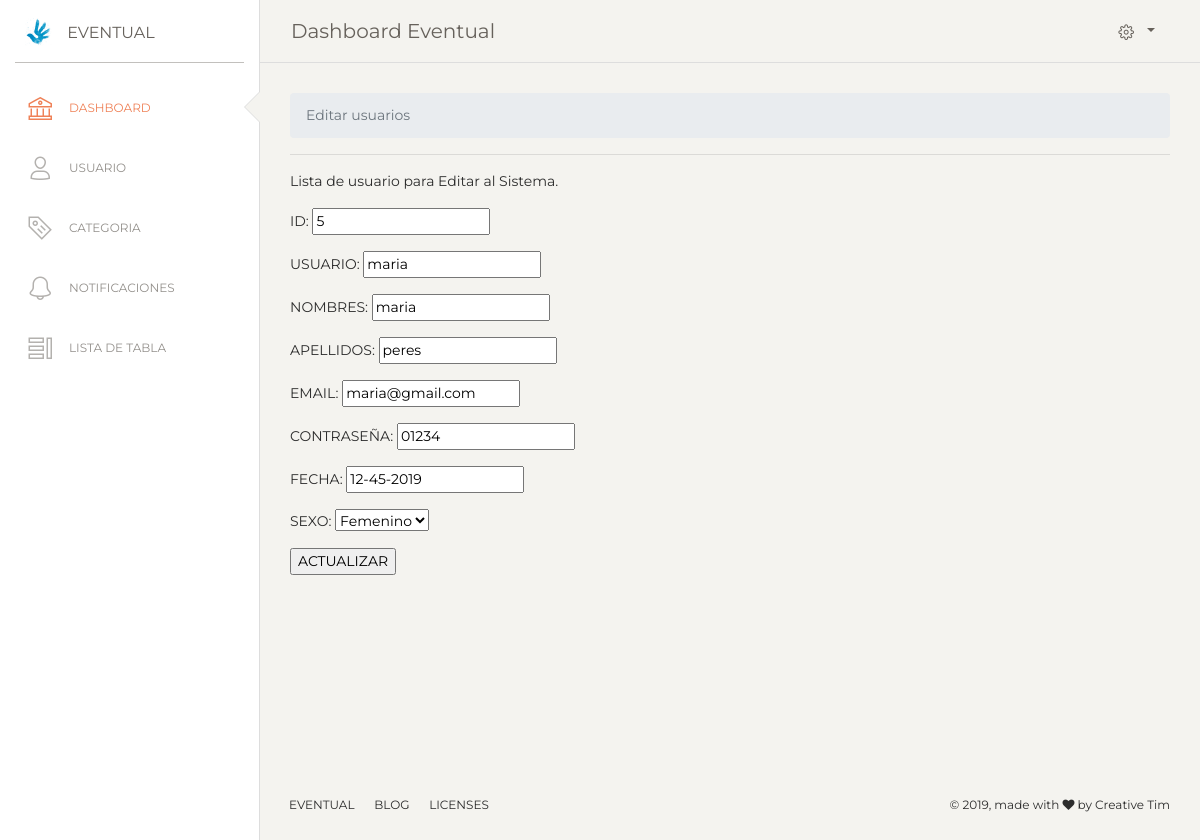
/dash/examples/editarRegUser.php?id=5, run on the app's committed database.
### tables this page shows
CREATE TABLE `usuario` (
  `id` int(11) NOT NULL,
  `usuario` varchar(50) NOT NULL,
  `nombre` varchar(50) NOT NULL,
  `apellido` varchar(50) NOT NULL,
  `email` varchar(100) NOT NULL,
  `clave` varchar(50) NOT NULL,
  `nacimiento` varchar(100) NOT NULL,
  `sexo` int(1) NOT NULL,
  `foto` varchar(500) NOT NULL,
  `t_usuario` int(20) NOT NULL
);

### dash/examples/editarRegUser.php (the view, shortened to what this page needs)
<?php
    require_once("cabeza.php");
    require_once("conexion.php");
    if(isset($_GET['id']))
    {
        $id=$_GET['id'];
        $sql="SELECT *FROM usuario where id=$id";
        $resultado=$conexion->query($sql);
        $fila=$resultado->fetch_array(MYSQLI_ASSOC);
        $id=$fila['id'];
        $usuario=$fila['usuario'];
        $nombre=$fila['nombre'];
        $apellido=$fila['apellido'];
        $email=$fila['email'];
        $clave=$fila['clave'];
        $nacimiento=$fila['nacimiento'];
        $sexo=$fila['sexo'];
    }
?>
    <ol class="breadcrumb">
        <li class="breadcrumb-item active">Editar usuarios</li>
    </ol>
    <hr>
        <p>Lista de usuario para Editar al Sistema.</p>
    <form method="post" action="editarUs.php">
        <p>ID: <input type="text" name="id" value="<?php echo $id; ?>" readonly></p>
        <p>USUARIO: <input type="text" name="usuario" value="<?php echo $usuario; ?>" id=""></p>
        <p>NOMBRES: <input type="text" name="nombre" value="<?php echo $nombre; ?>" id=""></p>
        <p>APELLIDOS: <input type="text" name="apellido" value="<?php echo $apellido; ?>" id=""></p>
        <p>EMAIL: <input type="text" name="email" value="<?php echo $email; ?>" id=""></p>
        <p>CONTRASEÑA: <input type="text" name="clave" value="<?php echo $clave; ?>" id=""></p>
        <p>FECHA: <input type="text" name="nacimiento" value="<?php echo $nacimiento; ?>" id=""></p>
        <p>SEXO:
        <select name="sexo" id="" required>
                <?php
                if($sexo == 1)
                {
                ?>
                    <option value="1" selected>Masculino</option>
                    <option value="2">Femenino</option>
                <?php
                }else
                {
                ?>
                    <option value="2" selected>Femenino</option>
                <?php
                }
                ?>
            </select>
        </p>
        <p><input type="submit" value="ACTUALIZAR"></p>
    </form>
<?php
require_once("footer.php");
?>

### data on the page
usuario: id "5", usuario "maria", nombre "maria", apellido "peres", email "maria@gmail.com", clave "01234", nacimiento "12-45-2019", sexo "Femenino"
